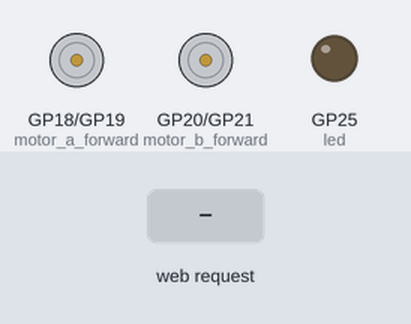
A program run on a simulated Raspberry Pi Pico running MicroPython. Shown: motor-driver pin pairs drawn as motors (green arrow = first pin HIGH = forward, orange = second pin HIGH = backward, longer = more drive), output pins drawn as LEDs (lit = HIGH). Inputs (shaded band) come from the test bench. WiFi joins after 1.5 s; random numbers come from a fixed seed; what the program prints to the serial console is not drawn.

Above: at 3.2 s.
3.3 s: HTTP request GET /lighton? received
At 4.4 s:
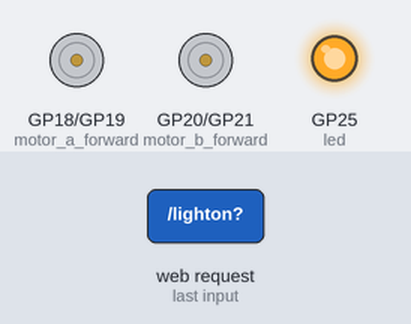
4.8 s: HTTP request GET /forward? received
At 5.5 s:
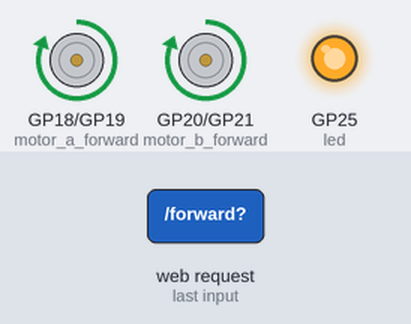
6.3 s: HTTP request GET /lightoff? received
At 6.7 s:
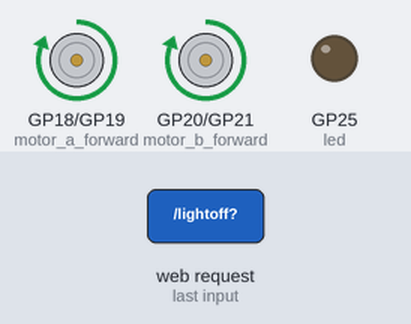
7.8 s: HTTP request GET /backward? received
At 9.0 s:
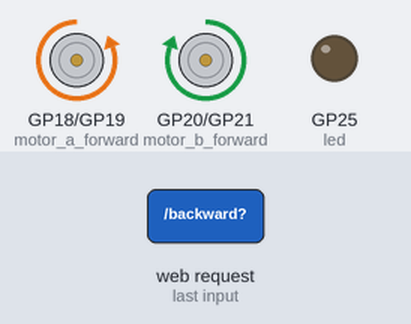
9.3 s: HTTP request GET /left? received
At 10.2 s:
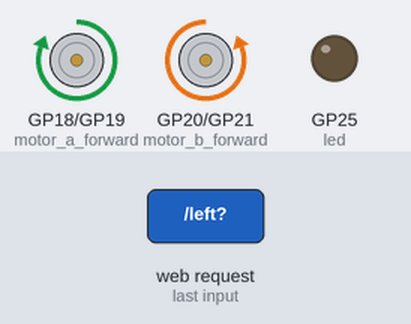
10.8 s: HTTP request GET /right? received
At 11.3 s:
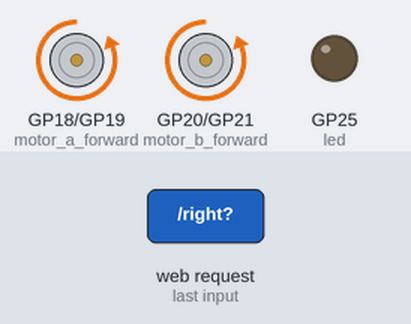
Timing chart, 0 to 13.3 s (numbered marks = the images above; inputs shaded):
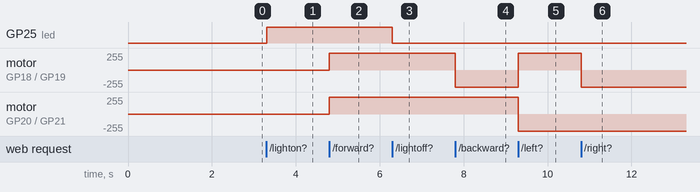

The program:

main.py
```python
# Import necessary modules
import network
import socket
import time
import random
from machine import Pin

# Create an LED object on pin 'LED'
led = Pin('LED', Pin.OUT)
# Create four motor driver objects
motor_a_forward = Pin(18, Pin.OUT)
motor_a_backward = Pin(19, Pin.OUT)
motor_b_forward = Pin(20, Pin.OUT)
motor_b_backward = Pin(21, Pin.OUT)

# Wi-Fi credentials
ssid = 'robosoccer'
password = 'iitmadras'

def move_forward():
    motor_a_forward.value(1)
    motor_b_forward.value(1)
    motor_a_backward.value(0)
    motor_b_backward.value(0)

def move_backward():
    motor_a_forward.value(0)
    motor_b_forward.value(0)
    motor_a_backward.value(1)
    motor_b_backward.value(1)

def move_stop():
    motor_a_forward.value(0)
    motor_b_forward.value(0)
    motor_a_backward.value(0)
    motor_b_backward.value(0)

def move_left():
    motor_a_forward.value(1)
    motor_b_forward.value(0)
    motor_a_backward.value(0)
    motor_b_backward.value(1)

def move_right():
    motor_a_forward.value(0)
    motor_b_forward.value(1)
    motor_a_backward.value(1)
    motor_b_backward.value(0)

move_stop()

# HTML template for the webpage
def webpage(random_value, state):
    html = f"""
        <!DOCTYPE html>
        <html>
        <head>
            <title>Aditya Rao - Paradox'24 Workshop</title>
            <meta name="viewport" content="width=device-width, initial-scale=1">
        </head>
        <body>
            <h1>ROBOT WIFI CONTROL</h1>

            <table>
            <tr>
                <td>
                    <form action="./lighton">
                        <input type="submit" value="Light on" style="width:120px; height:120px;"/>
                    </form>
                </td>
                <td>
                    <form action="./lightoff">
                        <input type="submit" value="Light off" style="width:120px; height:120px;"/>
                    </form>
                </td>
            </tr>
            </table>
            <br />
            <table>
            <tr>
                <td>
                    <form action="./forward">
                        <input type="submit" value="Forward" style="width:120px; height:120px;"/>
                    </form>
                </td>
                <td>
                    <form action="./backward">
                        <input type="submit" value="Backward" style="width:120px; height:120px;"/>
                    </form>
                </td>
            </tr>
            <tr>
                <td colspan=2>
                <center>
                    <form action="./stop">
                        <input type="submit" value="Stop" style="width:120px; height:120px;"/>
                    </form>
                </center>
                </td>
            </tr>
            <tr>
                <td>
                    <form action="./left">
                        <input type="submit" value="Left" style="width:120px; height:120px;"/>
                    </form>
                </td>
                <td>
                    <form action="./right">
                        <input type="submit" value="Right" style="width:120px; height:120px;"/>
                    </form>
                </td>
            </tr>
            </table>
            <br />

            <p>Status: {state}</p>
            <h2>Fetch a Random Number</h2>
            <h3>Webserver Test<h3>
            <form action="./value">
                <input type="submit" value="Fetch value" style="width:120px; height:120px;"/>
            </form>
            <p>Fetched value: {random_value}</p>
        </body>
        </html>
        """
    return str(html)

# Connect to WLAN
wlan = network.WLAN(network.STA_IF)
wlan.active(True)
wlan.connect(ssid, password)

# Wait for Wi-Fi connection
connection_timeout = 10
while connection_timeout > 0:
    if wlan.status() >= 3:
        break
    connection_timeout -= 1
    print('Waiting for RoboSoccer Wi-Fi connection...')
    time.sleep(1)

# Check if connection is successful
if wlan.status() != 3:
    raise RuntimeError('Failed to establish a network connection with RoboSoccer WiFi')
else:
    print('Connection to RoboSoccer network successful!')
    network_info = wlan.ifconfig()
    print('IP address:', network_info[0])

# Set up socket and start listening
addr = socket.getaddrinfo('0.0.0.0', 80)[0][-1]
s = socket.socket()
s.setsockopt(socket.SOL_SOCKET, socket.SO_REUSEADDR, 1)
s.bind(addr)
s.listen()

print('Listening on', addr)

# Initialize variables
state = "OFF"
random_value = 0

# Main loop to listen for connections
while True:
    try:
        conn, addr = s.accept()
        print('Got a connection from', addr)

        # Receive and parse the request
        request = conn.recv(1024)
        request = str(request)
        print('Request content = %s' % request)

        try:
            request = request.split()[1]
            print('Request:', request)
        except IndexError:
            pass

        # Process the request and update variables
        if request == '/lighton?':
            print("LED on")
            led.value(1)
            state = "ON"
        elif request == '/lightoff?':
            led.value(0)
            state = 'OFF'
        elif request == '/forward?':
            move_forward()
            state = 'Forward'
        elif request == '/backward?':
            move_right()
        elif request == '/stop?':
            move_stop()
            state = 'Stop'
        elif request == '/left?':
            move_left()
            state = 'Left'
        elif request == '/right?':
            move_backward()
            state = 'Right'
        elif request == '/value?':
            random_value = random.randint(10, 20)

        # Generate HTML response
        response = webpage(random_value, state)

        # Send the HTTP response and close the connection
        conn.send('HTTP/1.0 200 OK\r\nContent-type: text/html\r\n\r\n')
        conn.send(response)
        conn.close()

    except OSError as e:
        conn.close()
        print('Connection closed')
```

Measured:
- after the input at 3.3 s, GP25 (led): LOW → HIGH at once
- after the input at 4.8 s, motor on GP18 (motor_a_forward) / GP19 (motor_a_backward), motor on GP20 (motor_b_forward) / GP21 (motor_b_backward): stopped → forward 255/255 at once
- after the input at 6.3 s, GP25 (led): HIGH → LOW at once
- after the input at 7.8 s, motor on GP18 (motor_a_forward) / GP19 (motor_a_backward): forward 255/255 → backward 255/255 at once
- after the input at 9.3 s, motor on GP18 (motor_a_forward) / GP19 (motor_a_backward): backward 255/255 → forward 255/255 at once; motor on GP20 (motor_b_forward) / GP21 (motor_b_backward): forward 255/255 → backward 255/255 at once
- after the input at 10.8 s, motor on GP18 (motor_a_forward) / GP19 (motor_a_backward): forward 255/255 → backward 255/255 at once
